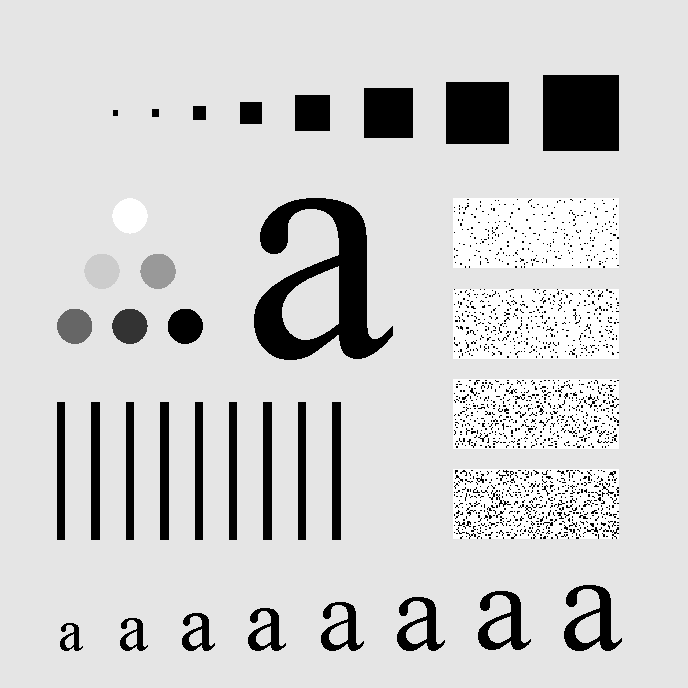
#> input picture Lab5_Frequency_Domain_Filtering/submit/Q5_2.tif, 688 x 688 px, found by its file name
$ python gaussian_pass_11810818.py
#> lines starting #> are read from the running program, lines starting #| are printed output that depends on the picture
### Lab5_Frequency_Domain_Filtering/EE326_SUSTech.py
'''
Library USE for EE326 2021
'''

import numpy as np
from skimage import io, data
import math
from scipy import interpolate
import matplotlib.pyplot as plt


# General
def format_image(input_image):
    output_image = input_image
    output_image -= np.min(output_image)
    output_image = (output_image/np.max(output_image))*255
    return output_image

# LAB 4


# [45 lines left out: functions convolution_3x3, sobel_filter, zero_padding, extract_result_eastsouth, not called in this run]


def extract_result_westnorth(input_image):
    x, y = input_image.shape
    output_image = input_image[0:int(x/2), 0:int(y/2)]

    return output_image


# [7 lines left out: function zero_padding_DFT, not called in this run]


def zero_padding_DFT(input_image):
    m,n = input_image.shape
#> m = 688; n = 688

    P = 2*m
#> P = 1376
    Q = 2*n
#> Q = 1376

    output_image = np.zeros([P, Q])
    output_image[0:m, 0:n] = input_image
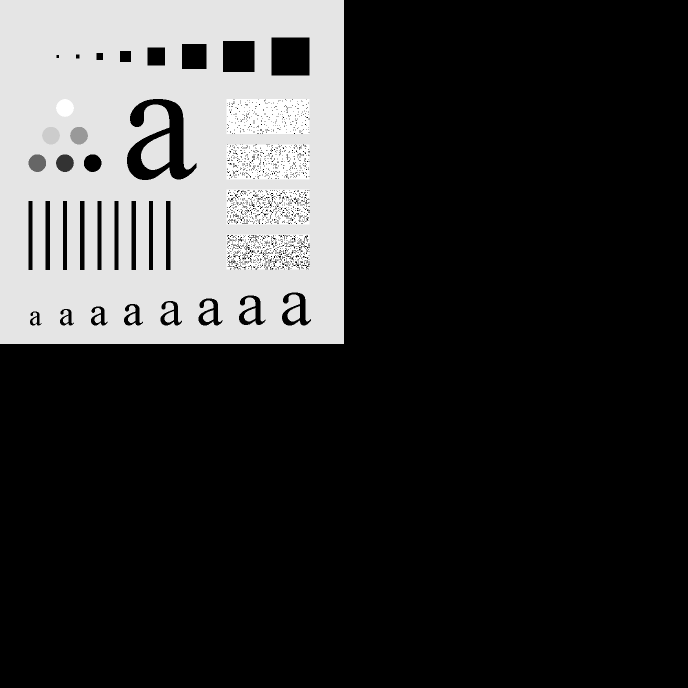
#> output_image: shape (1376, 1376) float64 (shown at 1/2 size); min 0, max 255, mean 51.8

    return output_image


# [17 lines left out: functions centering, generating_from_spatial_filter, not called in this run]


def gaussian_filter(a, b, sigma):
    x, y = np.meshgrid(np.linspace(0, a-1, a), np.linspace(0, b-1, b))
    x = x - a/2
    y = y - b/2
    d = x * x + y * y
    g = np.exp(-(d / (2.0 * sigma ** 2)))
    # g = g/np.sum(g)
    return g


# [8 lines left out: function butterworth_filter, not called in this run]

# [4 lines that do not run on import are left out]

### Lab5_Frequency_Domain_Filtering/gaussian_pass_11810818.py
import numpy as np
import numpy.fft
from skimage import io, data
import math
from scipy import interpolate
import matplotlib.pyplot as plt
import EE326_SUSTech


def gaussian_pass_11810818(input_image):

    input_image = EE326_SUSTech.zero_padding_DFT(input_image)
    x, y = input_image.shape
#> x = 1376; y = 1376

    input_image = np.fft.fft2(input_image)
    input_image = np.fft.fftshift(input_image)

    # io.imsave("Q5_2_spectrum.tif", EE326_SUSTech.format_image(np.real(input_image)))

    for sigma in [1, 10, 30, 60, 160]:
        filter_lowpass = EE326_SUSTech.gaussian_filter(x, y, sigma)
        output_image_frquency = np.multiply(input_image, filter_lowpass)
        output_image = np.fft.ifftshift(output_image_frquency)
        output_image = np.real(np.fft.ifft2(output_image))

        io.imsave("Q5_2_lowpass_filter_"+str(sigma)+".tif",
                  EE326_SUSTech.format_image(filter_lowpass))
        io.imsave("Q5_2_lowpass_"+str(sigma)+".tif",
                  EE326_SUSTech.extract_result_westnorth(EE326_SUSTech.format_image(output_image)))

        filter_highpass = np.ones((x, y)) - filter_lowpass
        output_image_frquency = np.multiply(input_image, filter_highpass)
        output_image = np.fft.ifftshift(output_image_frquency)
        output_image = np.real(np.fft.ifft2(output_image))

        io.imsave("Q5_2_highpass_filter_" + str(sigma) + ".tif",
                  EE326_SUSTech.format_image(filter_highpass))
        io.imsave("Q5_2_highpass_" + str(sigma) + ".tif",
                  EE326_SUSTech.extract_result_westnorth(EE326_SUSTech.format_image(output_image)))
#> this loop made 5 passes
#> pass 1, in gaussian_pass_11810818, `output_image = np.real(np.fft.ifft2(output_image))`:
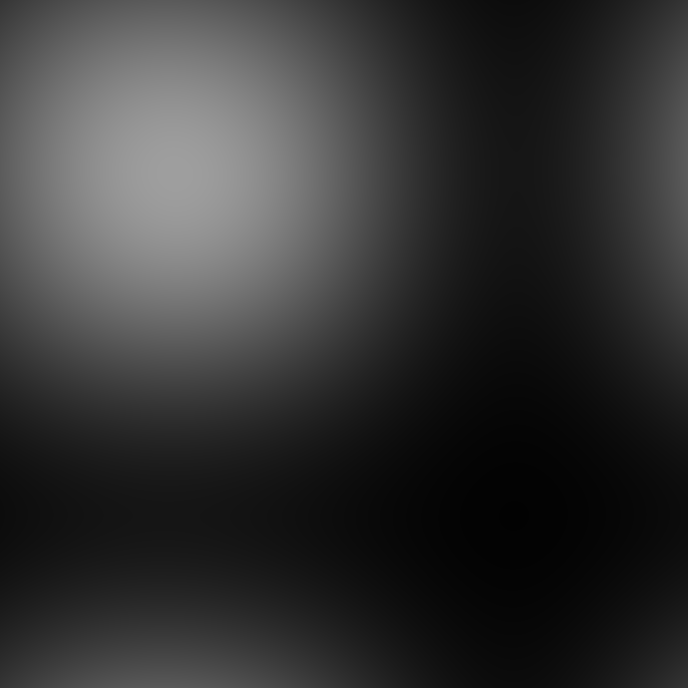
#> output_image: shape (1376, 1376) float64 (shown at 1/2 size); min 2.91, max 158.8, mean 51.8
#> pass 1, in format_image (call 2), `output_image = (output_image/np.max(output_image))*255`:
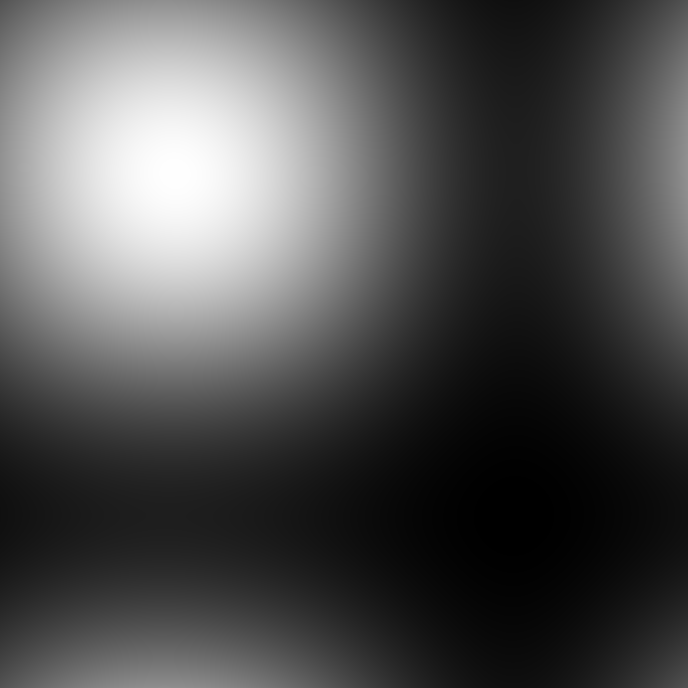
#> output_image: shape (1376, 1376) float64 (shown at 1/2 size); min 0, max 255, mean 80
#> pass 1, in extract_result_westnorth, `output_image = input_image[0:int(x/2), 0:int(y/2)]`:
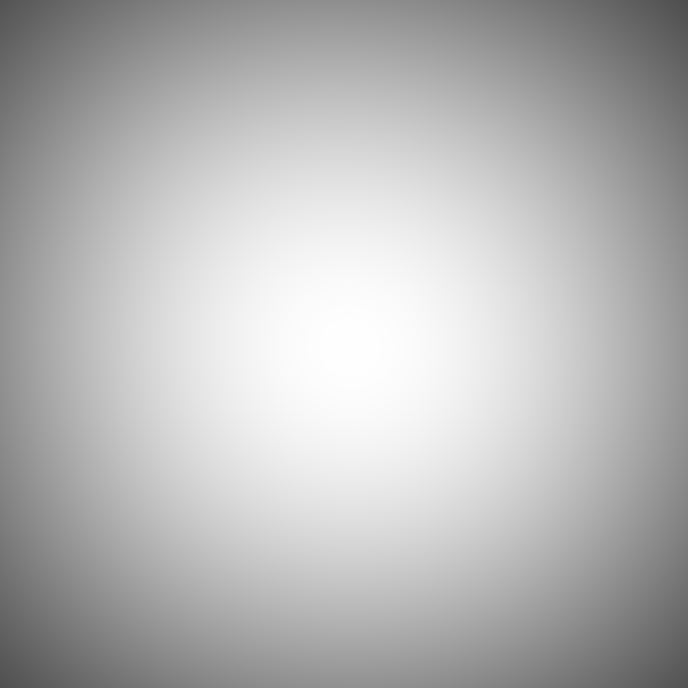
#> output_image: shape (688, 688) float64; min 78.12, max 255, mean 182.3
#> after the loop:
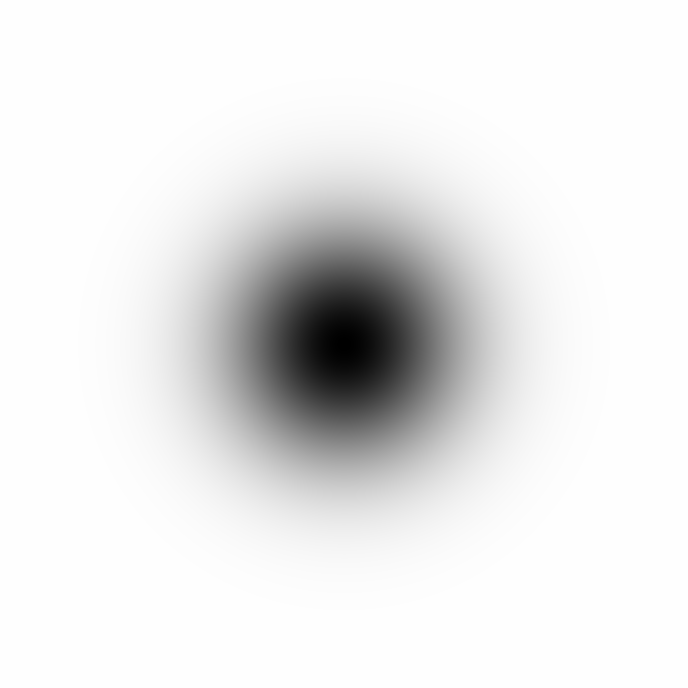
#> filter_highpass: shape (1376, 1376) float64 (shown at 1/2 size); min 0, max 1, mean 0.915
#> after the loop:
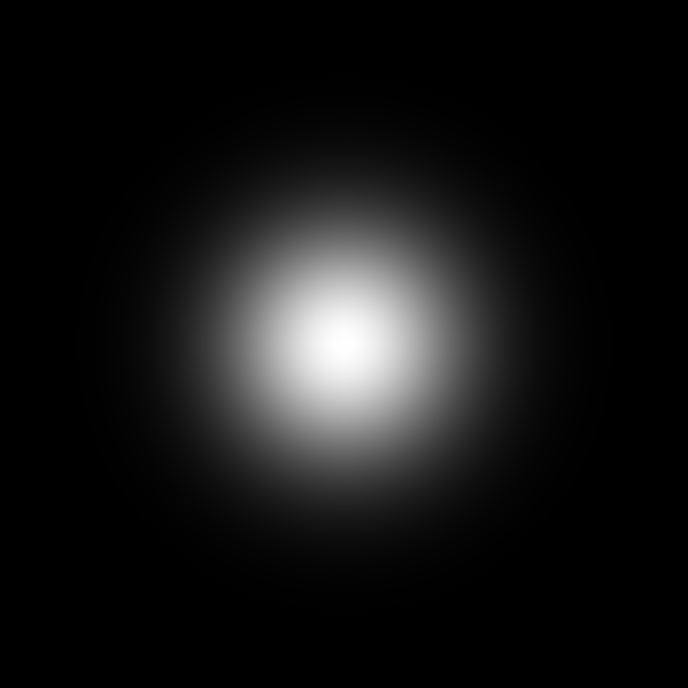
#> filter_lowpass: shape (1376, 1376) float64 (shown at 1/2 size); min 0, max 1, mean 0.085
#> after the loop:
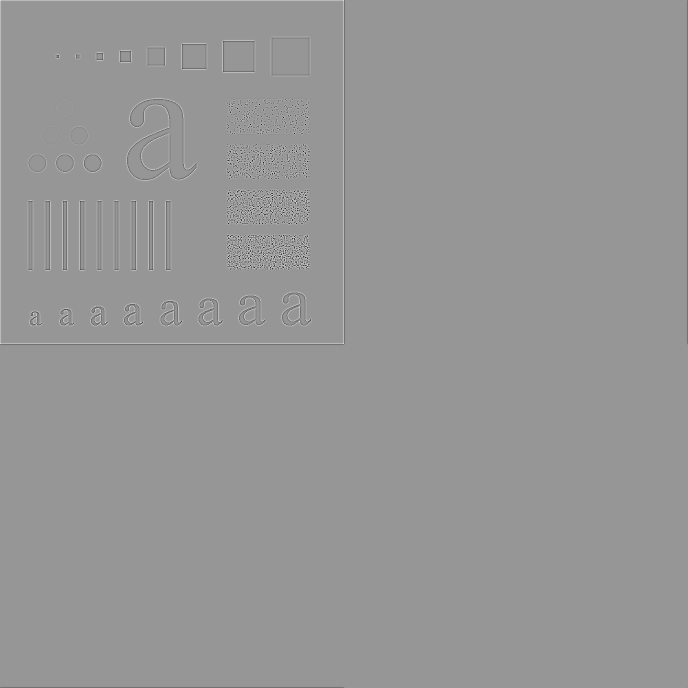
#> output_image: shape (1376, 1376) float64 (shown at 1/2 size); min 0, max 395.8, mean 233.3; drawn with min black and max white


if __name__ == '__main__':
    gaussian_pass_11810818(io.imread("Q5_2.tif"))

$ run again, with Lab5_Frequency_Domain_Filtering/submit/Q5_1.tif copied over Lab5_Frequency_Domain_Filtering/submit/Q5_2.tif
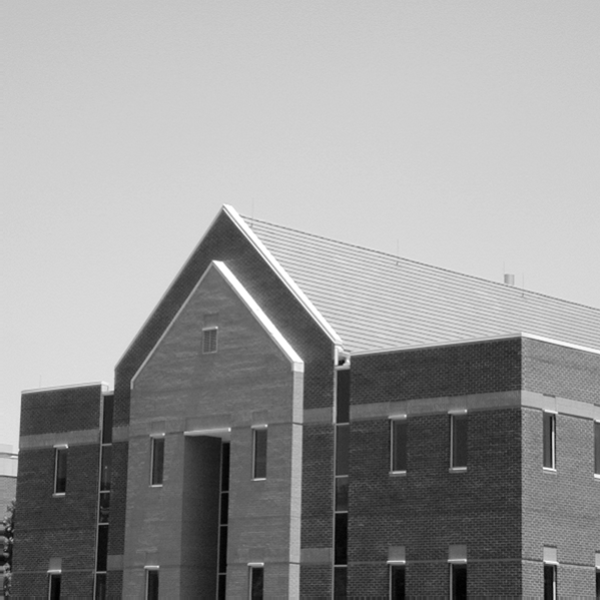
#> input picture Lab5_Frequency_Domain_Filtering/submit/Q5_1.tif, 600 x 600 px, found by its file name
#> m = 600
#> P = 1200
#> after the loop in gaussian_pass_11810818, `for sigma in [1, 10, 30, 60, 160]:`:
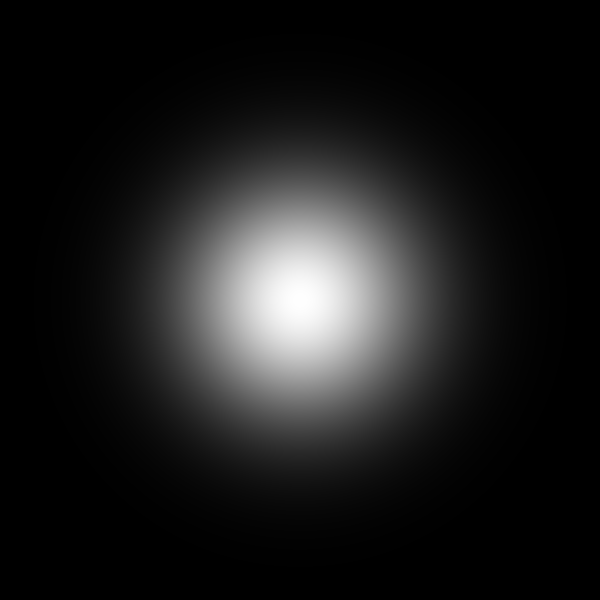
#> filter_lowpass: shape (1200, 1200) float64 (shown at 1/2 size); min 0, max 1, mean 0.112
#> after the loop in gaussian_pass_11810818, `for sigma in [1, 10, 30, 60, 160]:`:
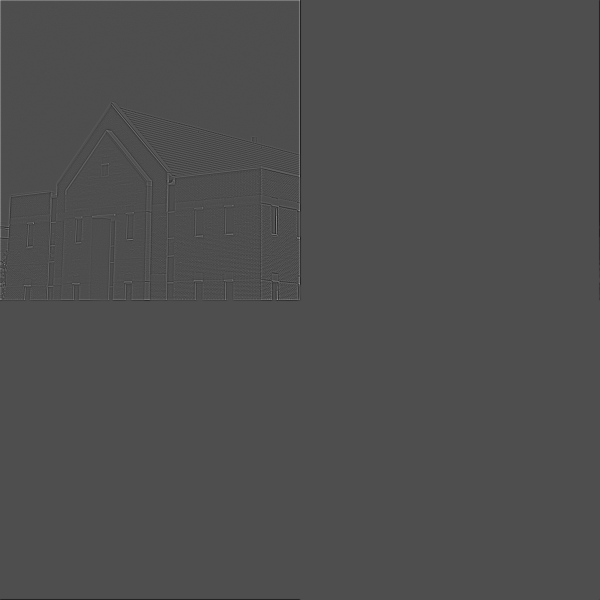
#> output_image: shape (1200, 1200) float64 (shown at 1/2 size); min 0, max 198.6, mean 78
